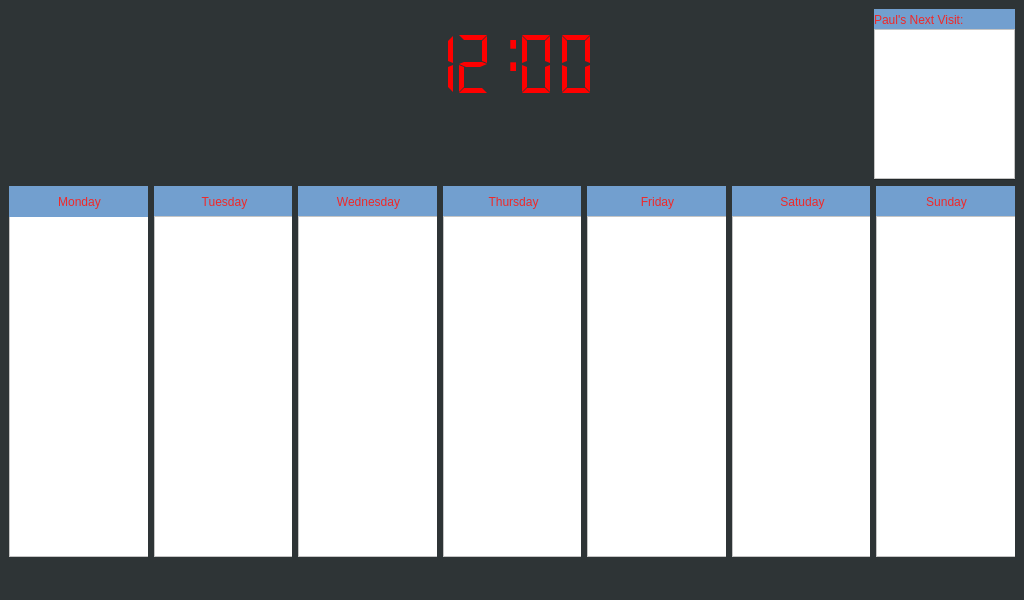
<?xml version="1.0" encoding="UTF-8"?>
<ui version="4.0">
 <class>MainWindow</class>
 <widget class="QMainWindow" name="MainWindow">
  <property name="geometry">
   <rect>
    <x>0</x>
    <y>0</y>
    <width>1024</width>
    <height>600</height>
   </rect>
  </property>
  <property name="windowTitle">
   <string>Paul's Calendar</string>
  </property>
  <property name="styleSheet">
   <string notr="true">background: rgb(46, 52, 54)</string>
  </property>
  <property name="tabShape">
   <enum>QTabWidget::Rounded</enum>
  </property>
  <widget class="QWidget" name="centralwidget">
   <layout class="QVBoxLayout" name="verticalLayout">
    <item>
     <layout class="QHBoxLayout" name="horizontalLayout">
      <item>
       <spacer name="horizontalSpacer">
        <property name="orientation">
         <enum>Qt::Horizontal</enum>
        </property>
        <property name="sizeHint" stdset="0">
         <size>
          <width>40</width>
          <height>20</height>
         </size>
        </property>
       </spacer>
      </item>
      <item>
       <spacer name="horizontalSpacer_4">
        <property name="orientation">
         <enum>Qt::Horizontal</enum>
        </property>
        <property name="sizeHint" stdset="0">
         <size>
          <width>40</width>
          <height>20</height>
         </size>
        </property>
       </spacer>
      </item>
      <item>
       <spacer name="horizontalSpacer_2">
        <property name="orientation">
         <enum>Qt::Horizontal</enum>
        </property>
        <property name="sizeHint" stdset="0">
         <size>
          <width>40</width>
          <height>20</height>
         </size>
        </property>
       </spacer>
      </item>
      <item>
       <widget class="QWidget" name="clockWidget" native="true">
        <property name="minimumSize">
         <size>
          <width>181</width>
          <height>111</height>
         </size>
        </property>
        <property name="maximumSize">
         <size>
          <width>16777215</width>
          <height>171</height>
         </size>
        </property>
        <widget class="QLCDNumber" name="lcdTens">
         <property name="geometry">
          <rect>
           <x>100</x>
           <y>20</y>
           <width>41</width>
           <height>71</height>
          </rect>
         </property>
         <property name="font">
          <font>
           <kerning>true</kerning>
          </font>
         </property>
         <property name="styleSheet">
          <string notr="true">color: rgb(255, 0, 0);</string>
         </property>
         <property name="frameShape">
          <enum>QFrame::NoFrame</enum>
         </property>
         <property name="smallDecimalPoint">
          <bool>false</bool>
         </property>
         <property name="digitCount">
          <number>1</number>
         </property>
         <property name="segmentStyle">
          <enum>QLCDNumber::Flat</enum>
         </property>
         <property name="intValue" stdset="0">
          <number>0</number>
         </property>
        </widget>
        <widget class="QLCDNumber" name="lcdHour">
         <property name="geometry">
          <rect>
           <x>0</x>
           <y>20</y>
           <width>81</width>
           <height>71</height>
          </rect>
         </property>
         <property name="font">
          <font>
           <kerning>true</kerning>
          </font>
         </property>
         <property name="styleSheet">
          <string notr="true">color: rgb(255, 0, 0);</string>
         </property>
         <property name="frameShape">
          <enum>QFrame::NoFrame</enum>
         </property>
         <property name="smallDecimalPoint">
          <bool>false</bool>
         </property>
         <property name="digitCount">
          <number>2</number>
         </property>
         <property name="segmentStyle">
          <enum>QLCDNumber::Flat</enum>
         </property>
         <property name="intValue" stdset="0">
          <number>12</number>
         </property>
        </widget>
        <widget class="QLCDNumber" name="lcdones">
         <property name="geometry">
          <rect>
           <x>140</x>
           <y>20</y>
           <width>41</width>
           <height>71</height>
          </rect>
         </property>
         <property name="font">
          <font>
           <kerning>true</kerning>
          </font>
         </property>
         <property name="styleSheet">
          <string notr="true">color: rgb(255, 0, 0);</string>
         </property>
         <property name="frameShape">
          <enum>QFrame::NoFrame</enum>
         </property>
         <property name="smallDecimalPoint">
          <bool>false</bool>
         </property>
         <property name="digitCount">
          <number>1</number>
         </property>
         <property name="segmentStyle">
          <enum>QLCDNumber::Flat</enum>
         </property>
         <property name="intValue" stdset="0">
          <number>0</number>
         </property>
        </widget>
        <widget class="QLabel" name="clockcolon">
         <property name="geometry">
          <rect>
           <x>80</x>
           <y>-10</y>
           <width>31</width>
           <height>111</height>
          </rect>
         </property>
         <property name="font">
          <font>
           <family>Liberation Mono</family>
           <pointsize>44</pointsize>
          </font>
         </property>
         <property name="styleSheet">
          <string notr="true">color: rgb(255, 0, 0);</string>
         </property>
         <property name="text">
          <string>:</string>
         </property>
        </widget>
        <zorder>lcdHour</zorder>
        <zorder>lcdones</zorder>
        <zorder>clockcolon</zorder>
        <zorder>lcdTens</zorder>
       </widget>
      </item>
      <item>
       <spacer name="horizontalSpacer_5">
        <property name="orientation">
         <enum>Qt::Horizontal</enum>
        </property>
        <property name="sizeHint" stdset="0">
         <size>
          <width>40</width>
          <height>20</height>
         </size>
        </property>
       </spacer>
      </item>
      <item>
       <spacer name="horizontalSpacer_3">
        <property name="orientation">
         <enum>Qt::Horizontal</enum>
        </property>
        <property name="sizeHint" stdset="0">
         <size>
          <width>40</width>
          <height>20</height>
         </size>
        </property>
       </spacer>
      </item>
      <item>
       <widget class="QFrame" name="nextVisitFrame">
        <property name="minimumSize">
         <size>
          <width>141</width>
          <height>171</height>
         </size>
        </property>
        <property name="maximumSize">
         <size>
          <width>151</width>
          <height>171</height>
         </size>
        </property>
        <property name="frameShape">
         <enum>QFrame::StyledPanel</enum>
        </property>
        <property name="frameShadow">
         <enum>QFrame::Raised</enum>
        </property>
        <widget class="QGraphicsView" name="nextVisitGraphics">
         <property name="geometry">
          <rect>
           <x>0</x>
           <y>20</y>
           <width>141</width>
           <height>150</height>
          </rect>
         </property>
         <property name="styleSheet">
          <string notr="true">background: rgb(255, 255, 255)</string>
         </property>
        </widget>
        <widget class="QLabel" name="visitlabel">
         <property name="geometry">
          <rect>
           <x>0</x>
           <y>0</y>
           <width>141</width>
           <height>21</height>
          </rect>
         </property>
         <property name="styleSheet">
          <string notr="true">background:rgb(114, 159, 207); color: rgb(239, 41, 41)</string>
         </property>
         <property name="text">
          <string>Paul's Next Visit:</string>
         </property>
        </widget>
        <zorder>visitlabel</zorder>
        <zorder>nextVisitGraphics</zorder>
       </widget>
      </item>
     </layout>
    </item>
    <item>
     <layout class="QHBoxLayout" name="horizontalLayout_2">
      <item>
       <widget class="QWidget" name="day1" native="true">
        <property name="minimumSize">
         <size>
          <width>129</width>
          <height>371</height>
         </size>
        </property>
        <property name="styleSheet">
         <string notr="true">border-color: rgb(255, 0, 0);</string>
        </property>
        <widget class="QGraphicsView" name="calview1">
         <property name="geometry">
          <rect>
           <x>0</x>
           <y>30</y>
           <width>141</width>
           <height>341</height>
          </rect>
         </property>
         <property name="styleSheet">
          <string notr="true">background: rgb(255, 255, 255)</string>
         </property>
        </widget>
        <widget class="QLabel" name="daylabel1">
         <property name="geometry">
          <rect>
           <x>0</x>
           <y>0</y>
           <width>141</width>
           <height>31</height>
          </rect>
         </property>
         <property name="layoutDirection">
          <enum>Qt::LeftToRight</enum>
         </property>
         <property name="styleSheet">
          <string notr="true">background:rgb(114, 159, 207); color: rgb(239, 41, 41)</string>
         </property>
         <property name="text">
          <string>Monday</string>
         </property>
         <property name="alignment">
          <set>Qt::AlignCenter</set>
         </property>
        </widget>
       </widget>
      </item>
      <item>
       <widget class="QWidget" name="day2" native="true">
        <property name="minimumSize">
         <size>
          <width>129</width>
          <height>371</height>
         </size>
        </property>
        <property name="palette">
         <palette>
          <active>
           <colorrole role="WindowText">
            <brush brushstyle="SolidPattern">
             <color alpha="255">
              <red>255</red>
              <green>0</green>
              <blue>0</blue>
             </color>
            </brush>
           </colorrole>
           <colorrole role="Button">
            <brush brushstyle="SolidPattern">
             <color alpha="255">
              <red>46</red>
              <green>52</green>
              <blue>54</blue>
             </color>
            </brush>
           </colorrole>
           <colorrole role="Text">
            <brush brushstyle="SolidPattern">
             <color alpha="255">
              <red>238</red>
              <green>238</green>
              <blue>236</blue>
             </color>
            </brush>
           </colorrole>
           <colorrole role="ButtonText">
            <brush brushstyle="SolidPattern">
             <color alpha="255">
              <red>238</red>
              <green>238</green>
              <blue>236</blue>
             </color>
            </brush>
           </colorrole>
           <colorrole role="Base">
            <brush brushstyle="SolidPattern">
             <color alpha="255">
              <red>46</red>
              <green>52</green>
              <blue>54</blue>
             </color>
            </brush>
           </colorrole>
           <colorrole role="Window">
            <brush brushstyle="SolidPattern">
             <color alpha="255">
              <red>46</red>
              <green>52</green>
              <blue>54</blue>
             </color>
            </brush>
           </colorrole>
          </active>
          <inactive>
           <colorrole role="WindowText">
            <brush brushstyle="SolidPattern">
             <color alpha="255">
              <red>255</red>
              <green>0</green>
              <blue>0</blue>
             </color>
            </brush>
           </colorrole>
           <colorrole role="Button">
            <brush brushstyle="SolidPattern">
             <color alpha="255">
              <red>46</red>
              <green>52</green>
              <blue>54</blue>
             </color>
            </brush>
           </colorrole>
           <colorrole role="Text">
            <brush brushstyle="SolidPattern">
             <color alpha="255">
              <red>238</red>
              <green>238</green>
              <blue>236</blue>
             </color>
            </brush>
           </colorrole>
           <colorrole role="ButtonText">
            <brush brushstyle="SolidPattern">
             <color alpha="255">
              <red>238</red>
              <green>238</green>
              <blue>236</blue>
             </color>
            </brush>
           </colorrole>
           <colorrole role="Base">
            <brush brushstyle="SolidPattern">
             <color alpha="255">
              <red>46</red>
              <green>52</green>
              <blue>54</blue>
             </color>
            </brush>
           </colorrole>
           <colorrole role="Window">
            <brush brushstyle="SolidPattern">
             <color alpha="255">
              <red>46</red>
              <green>52</green>
              <blue>54</blue>
             </color>
            </brush>
           </colorrole>
          </inactive>
          <disabled>
           <colorrole role="WindowText">
            <brush brushstyle="SolidPattern">
             <color alpha="255">
              <red>190</red>
              <green>190</green>
              <blue>190</blue>
             </color>
            </brush>
           </colorrole>
           <colorrole role="Button">
            <brush brushstyle="SolidPattern">
             <color alpha="255">
              <red>46</red>
              <green>52</green>
              <blue>54</blue>
             </color>
            </brush>
           </colorrole>
           <colorrole role="Text">
            <brush brushstyle="SolidPattern">
             <color alpha="255">
              <red>190</red>
              <green>190</green>
              <blue>190</blue>
             </color>
            </brush>
           </colorrole>
           <colorrole role="ButtonText">
            <brush brushstyle="SolidPattern">
             <color alpha="255">
              <red>190</red>
              <green>190</green>
              <blue>190</blue>
             </color>
            </brush>
           </colorrole>
           <colorrole role="Base">
            <brush brushstyle="SolidPattern">
             <color alpha="255">
              <red>46</red>
              <green>52</green>
              <blue>54</blue>
             </color>
            </brush>
           </colorrole>
           <colorrole role="Window">
            <brush brushstyle="SolidPattern">
             <color alpha="255">
              <red>46</red>
              <green>52</green>
              <blue>54</blue>
             </color>
            </brush>
           </colorrole>
          </disabled>
         </palette>
        </property>
        <property name="autoFillBackground">
         <bool>false</bool>
        </property>
        <property name="styleSheet">
         <string notr="true">border-color: rgb(255, 0, 0);</string>
        </property>
        <widget class="QLabel" name="daylabel2">
         <property name="geometry">
          <rect>
           <x>0</x>
           <y>0</y>
           <width>141</width>
           <height>31</height>
          </rect>
         </property>
         <property name="styleSheet">
          <string notr="true">background:rgb(114, 159, 207); color: rgb(239, 41, 41)</string>
         </property>
         <property name="text">
          <string>Tuesday</string>
         </property>
         <property name="alignment">
          <set>Qt::AlignCenter</set>
         </property>
        </widget>
        <widget class="QGraphicsView" name="calview2">
         <property name="geometry">
          <rect>
           <x>0</x>
           <y>30</y>
           <width>141</width>
           <height>341</height>
          </rect>
         </property>
         <property name="styleSheet">
          <string notr="true">background: rgb(255, 255, 255)</string>
         </property>
        </widget>
       </widget>
      </item>
      <item>
       <widget class="QWidget" name="day3" native="true">
        <property name="minimumSize">
         <size>
          <width>129</width>
          <height>371</height>
         </size>
        </property>
        <property name="styleSheet">
         <string notr="true">border-color: rgb(255, 0, 0);</string>
        </property>
        <widget class="QLabel" name="daylabel3">
         <property name="geometry">
          <rect>
           <x>0</x>
           <y>0</y>
           <width>141</width>
           <height>31</height>
          </rect>
         </property>
         <property name="styleSheet">
          <string notr="true">background:rgb(114, 159, 207); color: rgb(239, 41, 41)</string>
         </property>
         <property name="text">
          <string>Wednesday</string>
         </property>
         <property name="alignment">
          <set>Qt::AlignCenter</set>
         </property>
        </widget>
        <widget class="QGraphicsView" name="calview3">
         <property name="geometry">
          <rect>
           <x>0</x>
           <y>30</y>
           <width>141</width>
           <height>341</height>
          </rect>
         </property>
         <property name="styleSheet">
          <string notr="true">background: rgb(255, 255, 255);</string>
         </property>
        </widget>
       </widget>
      </item>
      <item>
       <widget class="QWidget" name="day4" native="true">
        <property name="minimumSize">
         <size>
          <width>129</width>
          <height>371</height>
         </size>
        </property>
        <property name="styleSheet">
         <string notr="true">border-color: rgb(255, 0, 0);</string>
        </property>
        <widget class="QLabel" name="daylabel4">
         <property name="geometry">
          <rect>
           <x>0</x>
           <y>0</y>
           <width>141</width>
           <height>31</height>
          </rect>
         </property>
         <property name="styleSheet">
          <string notr="true">background:rgb(114, 159, 207); color: rgb(239, 41, 41)</string>
         </property>
         <property name="text">
          <string>Thursday</string>
         </property>
         <property name="alignment">
          <set>Qt::AlignCenter</set>
         </property>
        </widget>
        <widget class="QGraphicsView" name="calview4">
         <property name="geometry">
          <rect>
           <x>0</x>
           <y>30</y>
           <width>141</width>
           <height>341</height>
          </rect>
         </property>
         <property name="styleSheet">
          <string notr="true">background: rgb(255, 255, 255)</string>
         </property>
        </widget>
       </widget>
      </item>
      <item>
       <widget class="QWidget" name="day5" native="true">
        <property name="minimumSize">
         <size>
          <width>129</width>
          <height>371</height>
         </size>
        </property>
        <property name="styleSheet">
         <string notr="true">border-color: rgb(255, 0, 0);</string>
        </property>
        <widget class="QLabel" name="daylabel5">
         <property name="geometry">
          <rect>
           <x>0</x>
           <y>0</y>
           <width>141</width>
           <height>31</height>
          </rect>
         </property>
         <property name="styleSheet">
          <string notr="true">background:rgb(114, 159, 207); color: rgb(239, 41, 41)</string>
         </property>
         <property name="text">
          <string>Friday</string>
         </property>
         <property name="alignment">
          <set>Qt::AlignCenter</set>
         </property>
        </widget>
        <widget class="QGraphicsView" name="calview5">
         <property name="geometry">
          <rect>
           <x>0</x>
           <y>30</y>
           <width>141</width>
           <height>341</height>
          </rect>
         </property>
         <property name="styleSheet">
          <string notr="true">background: rgb(255, 255, 255)</string>
         </property>
        </widget>
       </widget>
      </item>
      <item>
       <widget class="QWidget" name="day6" native="true">
        <property name="minimumSize">
         <size>
          <width>129</width>
          <height>371</height>
         </size>
        </property>
        <property name="styleSheet">
         <string notr="true">border-color: rgb(255, 0, 0);</string>
        </property>
        <widget class="QLabel" name="daylabel6">
         <property name="geometry">
          <rect>
           <x>0</x>
           <y>0</y>
           <width>141</width>
           <height>31</height>
          </rect>
         </property>
         <property name="styleSheet">
          <string notr="true">background:rgb(114, 159, 207); color: rgb(239, 41, 41)</string>
         </property>
         <property name="text">
          <string>Satuday</string>
         </property>
         <property name="alignment">
          <set>Qt::AlignCenter</set>
         </property>
        </widget>
        <widget class="QGraphicsView" name="calview6">
         <property name="geometry">
          <rect>
           <x>0</x>
           <y>30</y>
           <width>141</width>
           <height>341</height>
          </rect>
         </property>
         <property name="styleSheet">
          <string notr="true">background: rgb(255, 255, 255)</string>
         </property>
        </widget>
       </widget>
      </item>
      <item>
       <widget class="QWidget" name="day7" native="true">
        <property name="minimumSize">
         <size>
          <width>129</width>
          <height>371</height>
         </size>
        </property>
        <property name="styleSheet">
         <string notr="true">border-color: rgb(255, 0, 0);</string>
        </property>
        <widget class="QLabel" name="daylabel7">
         <property name="geometry">
          <rect>
           <x>0</x>
           <y>0</y>
           <width>141</width>
           <height>31</height>
          </rect>
         </property>
         <property name="styleSheet">
          <string notr="true">background:rgb(114, 159, 207); color: rgb(239, 41, 41)</string>
         </property>
         <property name="text">
          <string>Sunday</string>
         </property>
         <property name="alignment">
          <set>Qt::AlignCenter</set>
         </property>
        </widget>
        <widget class="QGraphicsView" name="calview7">
         <property name="geometry">
          <rect>
           <x>0</x>
           <y>30</y>
           <width>141</width>
           <height>341</height>
          </rect>
         </property>
         <property name="styleSheet">
          <string notr="true">background: rgb(255, 255, 255)</string>
         </property>
        </widget>
       </widget>
      </item>
     </layout>
    </item>
   </layout>
  </widget>
 </widget>
 <tabstops>
  <tabstop>nextVisitGraphics</tabstop>
  <tabstop>calview1</tabstop>
  <tabstop>calview2</tabstop>
  <tabstop>calview3</tabstop>
  <tabstop>calview4</tabstop>
  <tabstop>calview5</tabstop>
  <tabstop>calview6</tabstop>
  <tabstop>calview7</tabstop>
 </tabstops>
 <resources/>
 <connections/>
</ui>
